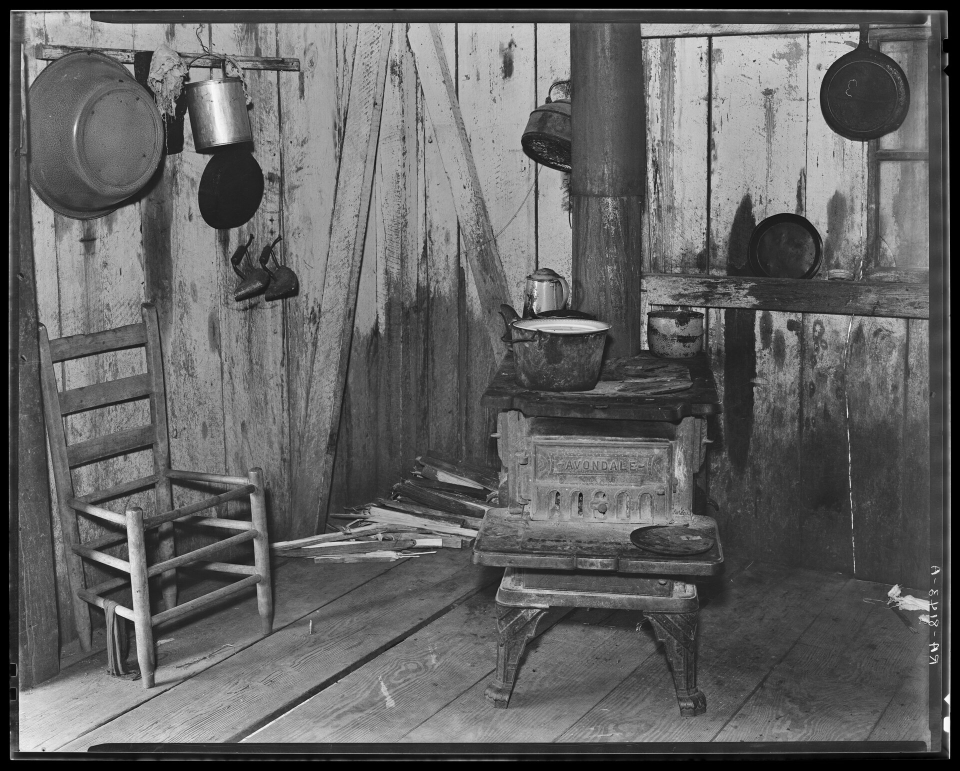
#> input picture References/proto_media/kitchen_window.jpg, 1920 x 1542 px (shown at 1/2 size)
$ python -i proto_common.py   (imports and definitions only)
#> lines starting #> are read from the running program, lines starting #| are printed output that depends on the picture
"""Shared helpers for the Phase 0 prototype renders.

Everything is deterministic: all randomness goes through seeded RNGs so a
re-render produces the identical video.
"""

import math
import os
import random
import shutil
import subprocess
from pathlib import Path

import numpy as np
from PIL import Image, ImageDraw, ImageFilter, ImageFont, ImageOps

W, H, FPS = 1080, 1920, 30

REPO_ROOT = Path(__file__).resolve().parent.parent.parent
MEDIA_DIR = REPO_ROOT / "References" / "proto_media"
OUTPUT_DIR = REPO_ROOT / "Output" / "prototypes"

FONT_TYPEWRITER = "/System/Library/Fonts/Supplemental/AmericanTypewriter.ttc"
FONT_HAND = "/System/Library/Fonts/Supplemental/Bradley Hand Bold.ttf"


def find_tool(name):
#> called with name = 'ffmpeg'
    for candidate in (f"/opt/homebrew/bin/{name}", f"/usr/local/bin/{name}"):
        if os.access(candidate, os.X_OK):
            return candidate
    return shutil.which(name)


FFMPEG = find_tool("ffmpeg")
FFPROBE = find_tool("ffprobe")
#> further down, picture is the input picture: PIL image 1920x1542 L; min 0, max 255, mean 98.9


def ease_in_out(t):
    return t * t * (3.0 - 2.0 * t)


def lerp(a, b, t):
    return a + (b - a) * t


# ---------------------------------------------------------------------------
# Canvas, grain, grade
# ---------------------------------------------------------------------------

# [43 lines left out: functions paper_canvas, make_grain_frames, vignette_map, warm_memory_lut, not called in this run]


def apply_lut(gray_u8, lut):
    return lut[gray_u8]


def posterize_levels(arr_u8, levels=7):
    step = 255.0 / (levels - 1)
    return (np.round(arr_u8.astype(np.float32) / step) * step).clip(0, 255).astype(np.uint8)


# ---------------------------------------------------------------------------
# Photos
# ---------------------------------------------------------------------------

# [8 lines left out: function load_photo, not called in this run]


def mono_archive(img, lift=26, gain=0.84):
    """Monochrome archival grade: softened contrast, lifted blacks."""
#> called with lift = 26, gain = 0.84
    g = np.asarray(ImageOps.autocontrast(img.convert("L"), cutoff=1),
                   dtype=np.float32)
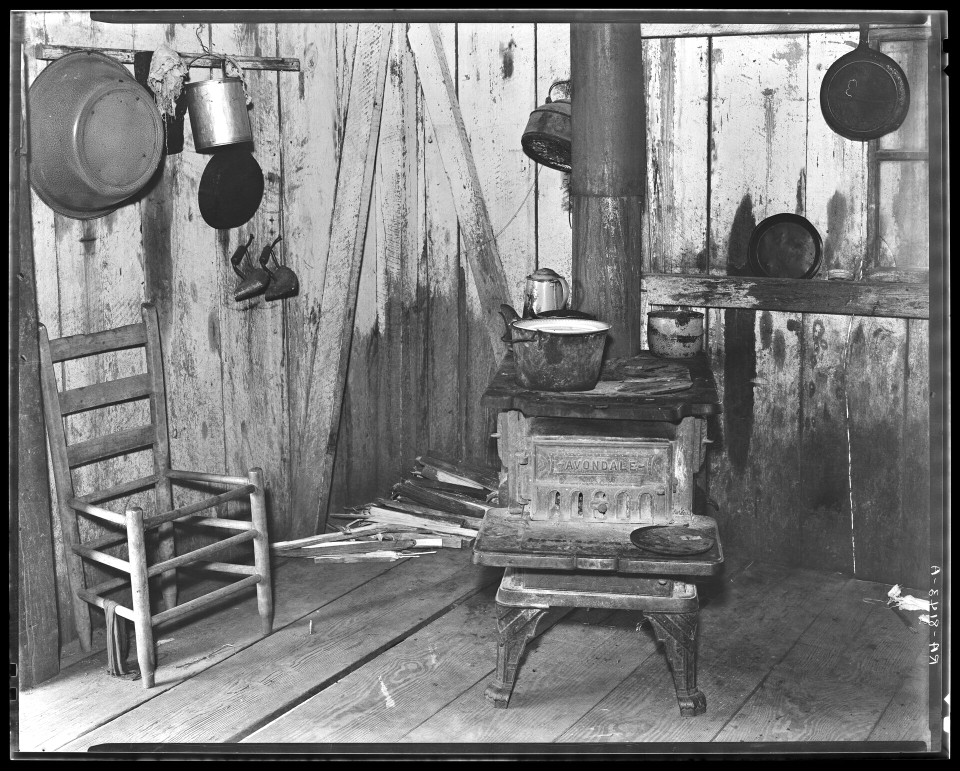
#> g: shape (1542, 1920) float32 (shown at 1/2 size); min 0, max 255, mean 123.6
    g = np.clip(g * gain + lift, 0, 255).astype(np.uint8)
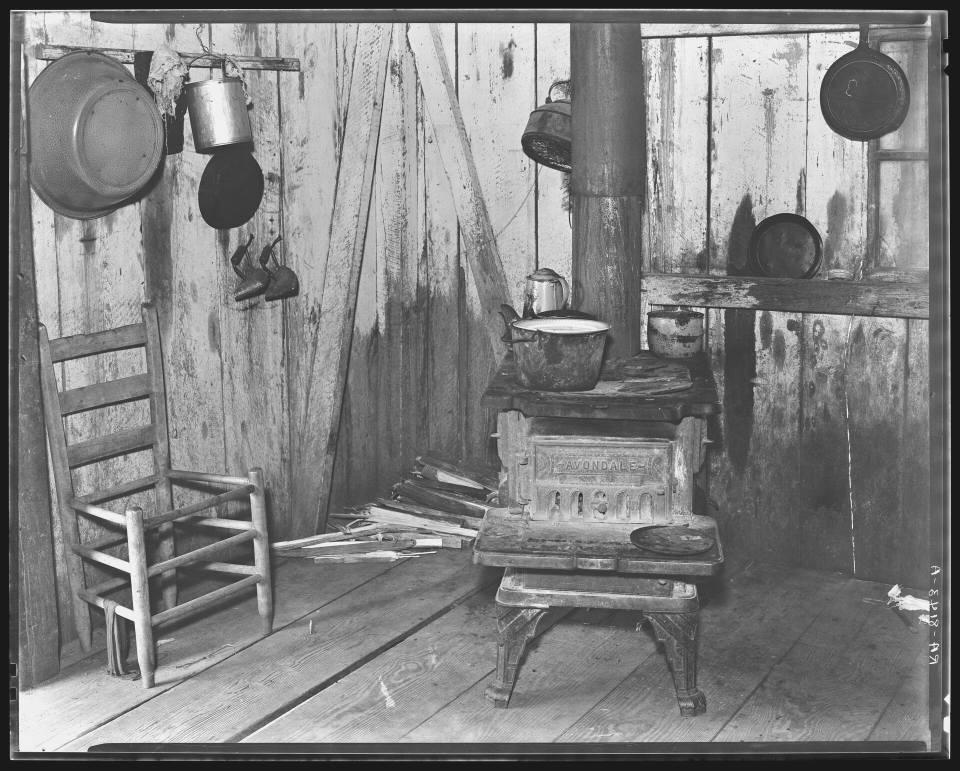
#> g: shape (1542, 1920) (shown at 1/2 size); min 26, max 240, mean 129.4
    return Image.fromarray(g).convert("RGB")


def cover_resize(img, tw, th):
    """Resize + center-crop to exactly (tw, th)."""
    return ImageOps.fit(img, (tw, th), Image.LANCZOS)


# [72 lines left out: functions drop_shadow, _jitter_outline, paper_sticker, alpha_paste, not called in this run]


# ---------------------------------------------------------------------------
# Video writer (rawvideo pipe -> ffmpeg, audio muxed from licensed source)
# ---------------------------------------------------------------------------

class VideoWriter:
    # [23 lines left out: function __init__, not called in this run]

    def write(self, frame_u8):
        self.proc.stdin.write(frame_u8.tobytes())

    # [33 lines left out: functions close, shift_scene_times, find_job_audio, not called in this run]

>>> from PIL import Image
>>> picture = Image.open('../../References/proto_media/kitchen_window.jpg')
>>> result = mono_archive(picture)

$ run again, on References/proto_media/train_smoke.jpg
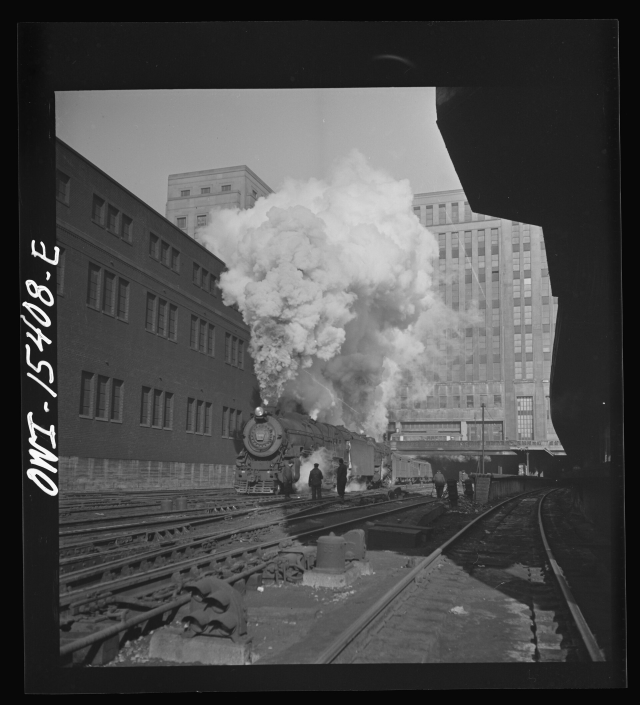
#> input picture References/proto_media/train_smoke.jpg, 1920 x 2115 px (shown at 1/3 size)
#> picture is the input picture: PIL image 1920x2115 L; min 0, max 255, mean 77.3
#> in mono_archive, `g = np.asarray(ImageOps.autocontrast(img.convert("L"), cutoff=1), dtyp..`:
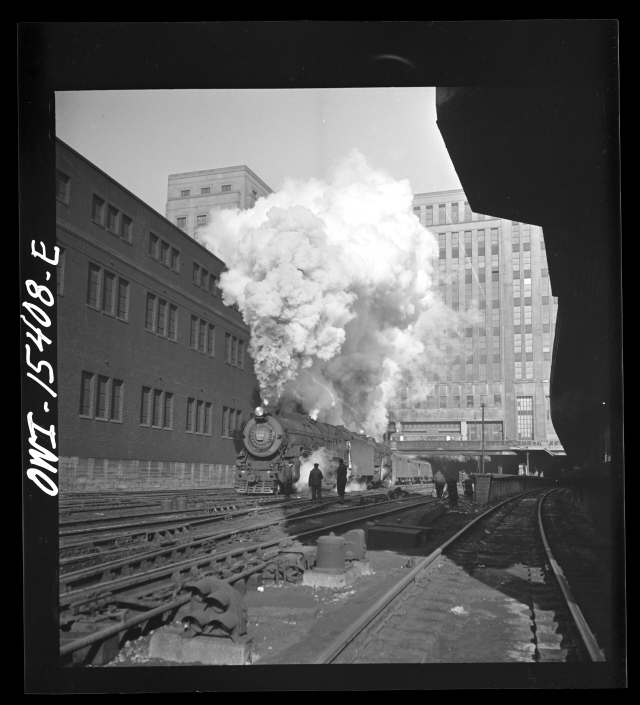
#> g: shape (2115, 1920) float32 (shown at 1/3 size); min 0, max 255, mean 88.5
#> in mono_archive, `g = np.clip(g * gain + lift, 0, 255).astype(np.uint8)`:
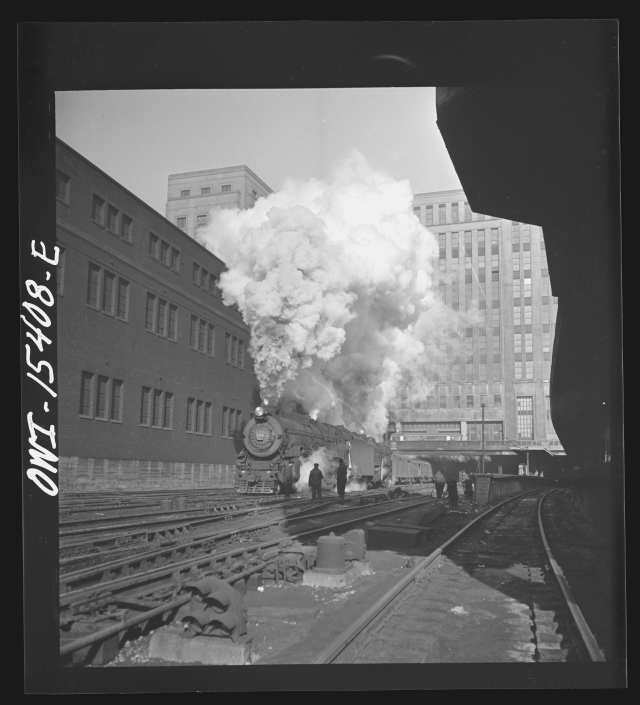
#> g: shape (2115, 1920) (shown at 1/3 size); min 26, max 240, mean 100
